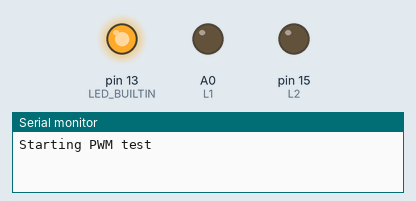
Simulated run of this program. Board: Arduino Nano, built for the host (arithmetic inside an expression is 32-bit, double 64-bit). On the bench: output pins drawn as LEDs (lit = HIGH), the last lines printed to the serial monitor. Pins used as bus, display or sensor lines are not drawn.

Above: at 0.1 s.
At 6.3 s:
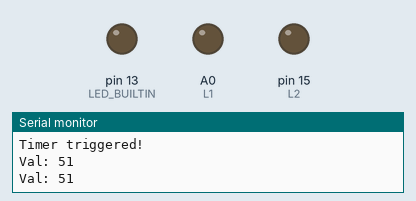
Timing chart, 0 to 7.8 s (numbered marks = the images above):
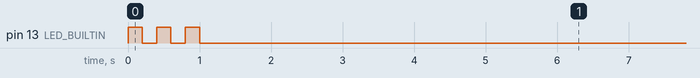

The program:

main.cpp
```cpp
// By: Robbie Leslie

#include <Arduino.h>
#include "motor_functions.h"

// #define L1 3
// #define L2 2
// #define R1 14
// #define R2 15

long prev_time;
bool mode = false;
int motor_speed = -20;

void setup(){
  pinMode(LED_BUILTIN, OUTPUT);

  Serial.begin(115200);

  Serial.println("Starting PWM test");

  for (int i = 0; i < 3; i++) {
        digitalWrite(LED_BUILTIN, HIGH);
        delay(200);
        digitalWrite(LED_BUILTIN, LOW);
        delay(200);
    }

  // analogWrite(L1, 50); // ~19% duty cycle

  // analogWrite(L2, 100); // ~39%

  // analogWrite(R1, 150); // ~59%

  // analogWrite(R2, 200); // ~78%


  delay(5000); //wait 5 seconds


  // somewhere between 10 and 15 is minimum to start motor
  setMotor(RIGHT, motor_speed);
  setMotor(LEFT, motor_speed);
}


void loop(){
  if(millis() - prev_time > 3000){
    if (mode==false) {
      Serial.println("Timer triggered!");
      // motor_speed = -motor_speed;
      // setMotor(RIGHT, motor_speed);
      // setMotor(RIGHT, motor_speed);
      // setMotor(LEFT, motor_speed);
      setBothMotors(motor_speed, motor_speed);
      mode = true;
    } else {
      stopBothMotors();
      mode = false;
    }
    prev_time = millis();
  }

}
```

distance_functions.h
```cpp
#ifndef DISTANCE_FUNCTIONS_H
#define DISTANCE_FUNCTIONS_H

#include "SparkFun_VL53L1X.h"
#include <Arduino.h>

#define SETUP_TRIES 5

struct Distances{
  int front;
  int side;
};

inline int getSensorDistance(SFEVL53L1X &sensor){

  if(sensor.checkForDataReady()){
    int distance = sensor.getDistance(); //Get the result of the measurement from the sensor
    sensor.clearInterrupt();
    return distance;
  } else {
    return -1; //-1 is data not ready error
  }

}

inline bool bothDistancesIfReady(SFEVL53L1X &front, SFEVL53L1X &side)
{
  bool fr = front.checkForDataReady();
  bool sr = side.checkForDataReady();
  if (!(fr && sr)) return false;

  return true;
}

inline bool readBothDistancesIfReady(SFEVL53L1X &front, SFEVL53L1X &side, Distances &out)
{
  bool fr = front.checkForDataReady();
  bool sr = side.checkForDataReady();
  if (!(fr && sr)) return false;

  out.front = front.getDistance();
  out.side  = side.getDistance();

  front.clearInterrupt();
  side.clearInterrupt();
  return true;
}

inline Distances getDistances(SFEVL53L1X &frontSensor, SFEVL53L1X &sideSensor){
  Distances dists = {-1, -1};

  int front_dist = getSensorDistance(frontSensor);
  int side_dist = getSensorDistance(sideSensor);

  if(front_dist != -1){
    dists.front = front_dist;
  }

  if(side_dist != -1){
    dists.side = side_dist;
  }

  return dists;
}

inline void updateDistance(Distances &out, SFEVL53L1X &frontSensor, SFEVL53L1X &sideSensor){

  if(frontSensor.checkForDataReady()){
    out.front = getSensorDistance(frontSensor);
  }

  if(sideSensor.checkForDataReady()){
    out.side = getSensorDistance(sideSensor);
  }
}

bool setupSensor(SFEVL53L1X &sensor, bool alternate);

#endif
```

motor_functions.h
```cpp
//
// Created by leslier on 2/28/26.
//

#ifndef MOTOR_FUNCTIONS_H
#define MOTOR_FUNCTIONS_H

#include <Arduino.h>

#define R1 3
#define R2 2
#define L1 14
#define L2 15

typedef enum channel{
    RIGHT,
    LEFT
} Channel;

// Percent from -100 to 100 to set direction as well
inline bool setMotor(channel chan, int percent){

    if (percent > 100 || percent < -100) return false;
    if (percent == 100) percent = 99; //Making sure to always have a bit of duty cycle
    if (percent == -100) percent = -99;

    if (chan == LEFT) percent = -percent;   // Inverting one motor to keep direction the same

    bool forward = true;
    if(percent < 0) forward = false;

    int val = (int)((abs(percent) / 100.0) * 255);
    Serial.printf("Val: %d\n", val);

    int pin1, pin2;

    if (chan == RIGHT) {
        pin1 = R1; pin2 = R2;
    } else {
        pin1 = L1; pin2 = L2;
    }

    if (forward) {
        analogWrite(pin1, 0);
        analogWrite(pin2, val);
    } else {
        analogWrite(pin1, val);
        analogWrite(pin2, 0);
    }

    return true;
}

inline bool setBothMotors(int rightMotor, int leftMotor){
    if (rightMotor > 100 || rightMotor < -100) return false;
    if (leftMotor > 100 || leftMotor < -100) return false;

    bool rightReturn = setMotor(RIGHT, rightMotor);
    bool leftReturn = setMotor(LEFT, leftMotor);

    return rightReturn && leftReturn;
}

inline void stopMotor(Channel chan){

    int pin1, pin2;
    if (chan == RIGHT) {
        pin1 = R1; pin2 = R2;
    } else {
        pin1 = L1; pin2 = L2;
    }

    analogWrite(pin1, 0);
    analogWrite(pin2, 0);
}

inline void stopBothMotors(){
    analogWrite(L1, 0);
    analogWrite(R1, 0);
    analogWrite(L2, 0);
    analogWrite(R2, 0);
}

#endif //LAB2_IMU_FUNCTIONS_H
```

distance_functions.cpp
```cpp
#include "SparkFun_VL53L1X.h"
#include <Arduino.h>
#include "distance_functions.h"

bool setupSensor(SFEVL53L1X &sensor, bool alternate){

    if(alternate){
        pinMode(A0, OUTPUT); //Used to control xshut on the side ToF
        digitalWrite(A0, LOW);  // Xshut low to set I2C address

        sensor.setI2CAddress(0x30);

        int tries = 0;
        while((sensor.getI2CAddress() != 0x30) && (tries < SETUP_TRIES)){
            Serial.println("Error setting I2C address");
            tries++;
        }

        if (tries >= SETUP_TRIES){
            return false;
        }

        digitalWrite(A0, HIGH);
    }

    if (sensor.begin() != 0) { //Begin returns 0 on a good init
        int tries = 0;
        Serial.println("Front Sensor failed to begin. Please check wiring. Freezing...");
        while (tries < SETUP_TRIES){
            tries++;
        }

        if (tries >= SETUP_TRIES){
            return false;
        }
    }

    sensor.startRanging(); // Start ranging

    return true;
}
```

imu_functions.cpp
```cpp
//
// Functions taken from the ICM_20948 example 1
//

#ifdef IMU

#include "imu_functions.h"
#include <Arduino.h>
#include <ICM_20948.h>

#define SERIAL_PORT Serial
#define WIRE_PORT Wire
// On the SparkFun 9DoF IMU breakout the default is 1, and when the ADR jumper is closed the value becomes 0
#define AD0_VAL 1

// Below here are some helper functions to print the data nicely!

bool initIMU(ICM_20948_I2C &imu){
  // Set up I2C
  WIRE_PORT.begin();
  WIRE_PORT.setClock(400000);

  bool initialized = false;
  while (!initialized) {
      imu.begin(WIRE_PORT, AD0_VAL);

      SERIAL_PORT.print(F("Initialization of the sensor returned: "));
      SERIAL_PORT.println(imu.statusString());

      if (imu.status != ICM_20948_Stat_Ok) {
          SERIAL_PORT.println("Trying again...");
          delay(500);
      }
      else {
          initialized = true;
      }
  }
  return initialized;
}

void printPaddedInt16b(int16_t val)
{
  if (val > 0)
  {
    SERIAL_PORT.print(" ");
    if (val < 10000)
    {
      SERIAL_PORT.print("0");
    }
    if (val < 1000)
    {
      SERIAL_PORT.print("0");
    }
    if (val < 100)
    {
      SERIAL_PORT.print("0");
    }
    if (val < 10)
    {
      SERIAL_PORT.print("0");
    }
  }
  else
  {
    SERIAL_PORT.print("-");
    if (abs(val) < 10000)
    {
      SERIAL_PORT.print("0");
    }
    if (abs(val) < 1000)
    {
      SERIAL_PORT.print("0");
    }
    if (abs(val) < 100)
    {
      SERIAL_PORT.print("0");
    }
    if (abs(val) < 10)
    {
      SERIAL_PORT.print("0");
    }
  }
  SERIAL_PORT.print(abs(val));
}

void printRawAGMT(ICM_20948_AGMT_t agmt)
{
  SERIAL_PORT.print("RAW. Acc [ ");
  printPaddedInt16b(agmt.acc.axes.x);
  SERIAL_PORT.print(", ");
  printPaddedInt16b(agmt.acc.axes.y);
  SERIAL_PORT.print(", ");
  printPaddedInt16b(agmt.acc.axes.z);
  SERIAL_PORT.print(" ], Gyr [ ");
  printPaddedInt16b(agmt.gyr.axes.x);
  SERIAL_PORT.print(", ");
  printPaddedInt16b(agmt.gyr.axes.y);
  SERIAL_PORT.print(", ");
  printPaddedInt16b(agmt.gyr.axes.z);
  SERIAL_PORT.print(" ], Mag [ ");
  printPaddedInt16b(agmt.mag.axes.x);
  SERIAL_PORT.print(", ");
  printPaddedInt16b(agmt.mag.axes.y);
  SERIAL_PORT.print(", ");
  printPaddedInt16b(agmt.mag.axes.z);
  SERIAL_PORT.print(" ], Tmp [ ");
  printPaddedInt16b(agmt.tmp.val);
  SERIAL_PORT.print(" ]");
  SERIAL_PORT.println();
}

void printFormattedFloat(float val, uint8_t leading, uint8_t decimals)
{
  float aval = abs(val);
  if (val < 0)
  {
    SERIAL_PORT.print("-");
  }
  else
  {
    SERIAL_PORT.print(" ");
  }
  for (uint8_t indi = 0; indi < leading; indi++)
  {
    uint32_t tenpow = 0;
    if (indi < (leading - 1))
    {
      tenpow = 1;
    }
    for (uint8_t c = 0; c < (leading - 1 - indi); c++)
    {
      tenpow *= 10;
    }
    if (aval < tenpow)
    {
      SERIAL_PORT.print("0");
    }
    else
    {
      break;
    }
  }
  if (val < 0)
  {
    SERIAL_PORT.print(-val, decimals);
  }
  else
  {
    SERIAL_PORT.print(val, decimals);
  }
}

#ifdef USE_SPI
void printScaledAGMT(ICM_20948_SPI *sensor)
{
#else
void printScaledAGMT(ICM_20948_I2C *sensor)
{
#endif
  SERIAL_PORT.print("Scaled. Acc (mg) [ ");
  printFormattedFloat(sensor->accX(), 5, 2);
  SERIAL_PORT.print(", ");
  printFormattedFloat(sensor->accY(), 5, 2);
  SERIAL_PORT.print(", ");
  printFormattedFloat(sensor->accZ(), 5, 2);
  SERIAL_PORT.print(" ], Gyr (DPS) [ ");
  printFormattedFloat(sensor->gyrX(), 5, 2);
  SERIAL_PORT.print(", ");
  printFormattedFloat(sensor->gyrY(), 5, 2);
  SERIAL_PORT.print(", ");
  printFormattedFloat(sensor->gyrZ(), 5, 2);
  SERIAL_PORT.print(" ], Mag (uT) [ ");
  printFormattedFloat(sensor->magX(), 5, 2);
  SERIAL_PORT.print(", ");
  printFormattedFloat(sensor->magY(), 5, 2);
  SERIAL_PORT.print(", ");
  printFormattedFloat(sensor->magZ(), 5, 2);
  SERIAL_PORT.print(" ], Tmp (C) [ ");
  printFormattedFloat(sensor->temp(), 5, 2);
  SERIAL_PORT.print(" ]");
  SERIAL_PORT.println();
}

void printSerialPlot(ICM_20948_I2C *sensor) {
  // Acc (mg)
  printFormattedFloat(sensor->accX(), 5, 2);
  SERIAL_PORT.print(",");
  printFormattedFloat(sensor->accY(), 5, 2);
  SERIAL_PORT.print(",");
  printFormattedFloat(sensor->accZ(), 5, 2);
  SERIAL_PORT.print(",");

  // Gyro (DPS)
  printFormattedFloat(sensor->gyrX(), 5, 2);
  SERIAL_PORT.print(",");
  printFormattedFloat(sensor->gyrY(), 5, 2);
  SERIAL_PORT.print(",");
  printFormattedFloat(sensor->gyrZ(), 5, 2);
  SERIAL_PORT.print(",");

  // Mag (uT)
  printFormattedFloat(sensor->magX(), 5, 2);
  SERIAL_PORT.print(",");
  printFormattedFloat(sensor->magY(), 5, 2);
  SERIAL_PORT.print(",");
  printFormattedFloat(sensor->magZ(), 5, 2);
  SERIAL_PORT.print(",");

  // Temp (C)
  printFormattedFloat(sensor->temp(), 5, 2);

  // End of sample
  SERIAL_PORT.println();
}

void printAccelPitchRoll(ICM_20948_I2C *sensor) {
  float theta = atan2(sensor->accX(), sensor->accZ()) * 57.295779513f; // pitch (in deg)
  float phi = atan2(sensor->accY(), sensor->accZ()) * 57.295779513f; // roll (in deg)
  printFormattedFloat(theta, 5, 2);
  SERIAL_PORT.print(",");
  printFormattedFloat(phi, 5, 2);
  SERIAL_PORT.print(",");
  SERIAL_PORT.print(millis());
  SERIAL_PORT.println("");
}

void printAccelPitchRoll(const float theta, const float phi) {
  printFormattedFloat(theta, 5, 2);
  SERIAL_PORT.print(",");
  printFormattedFloat(phi, 5, 2);
  SERIAL_PORT.print(",");
  SERIAL_PORT.print(millis());
  SERIAL_PORT.println("");
}

void printAccelPitchRollLPF(LowPass *lp_theta, LowPass *lp_phi, float theta, float phi) {
  // Print regular values
  printFormattedFloat(theta, 5, 2);
  SERIAL_PORT.print(",");
  printFormattedFloat(phi, 5, 2);
  SERIAL_PORT.print(",");
  // Print Low Pass values
  printFormattedFloat(lp_theta->value_n, 5, 2);
  SERIAL_PORT.print(",");
  printFormattedFloat(lp_phi->value_n, 5, 2);
  SERIAL_PORT.print(",");
  SERIAL_PORT.print(millis());
  SERIAL_PORT.println("");

}

void updateLowPass(LowPass *filter, float new_value) {
    filter->value_n = filter->alpha * new_value + (1 - filter->alpha) * filter->value_n_1;
    filter->value_n_1 = filter->value_n;
}

void updateGyroAttitude(Attitude *attitude, ICM_20948_I2C &sensor, const float dt) {
    attitude->pitch += sensor.gyrY() * dt; // Integrate gyro Y to get pitch (deg)
    attitude->roll += sensor.gyrX() * dt;  // Integrate gyro X to get roll (deg)
    attitude->yaw += sensor.gyrZ() * dt;   // Integrate gyro Z to get yaw (deg)
    // Wrap yaw to 0-360

    if (attitude->yaw >= 360.0f) {
      attitude->yaw -= 360.0f;
    } else if (attitude->yaw < 0.0f) {
      attitude->yaw += 360.0f;
    }
}

void updateAccelAttitude(Attitude *attitude, ICM_20948_I2C &sensor) {
    attitude->pitch = calculateTheta(&sensor); //pitch (in deg)
    attitude->roll = calculatePhi(&sensor); // roll (in deg)
    // Yaw cannot be obtained from accelerometer
}

void updateCompFilter(CompFilter *filter, ICM_20948_I2C &sensor, const Attitude& accel_attitude) {
  filter->comp_attitude.pitch = (filter->comp_attitude.pitch + sensor.gyrY() * filter->dt) * (1 - filter->alpha) + accel_attitude.pitch * filter->alpha;
  filter->comp_attitude.roll = (filter->comp_attitude.roll + sensor.gyrX() * filter->dt) * (1 - filter->alpha) + accel_attitude.roll * filter->alpha;
  filter->comp_attitude.yaw += sensor.gyrZ() * filter->dt; // Yaw is only from gyro

  // Wrap yaw to 0-360
  if (filter->comp_attitude.yaw >= 360.0f) {
    filter->comp_attitude.yaw -= 360.0f;
  } else if (filter->comp_attitude.yaw < 0.0f) {
    filter->comp_attitude.yaw += 360.0f;
  }
}

void printAttitude(const Attitude& attitude) {
    printFormattedFloat(attitude.pitch, 5, 2);
    SERIAL_PORT.print(",");
    printFormattedFloat(attitude.roll, 5, 2);
    SERIAL_PORT.print(",");
    printFormattedFloat(attitude.yaw, 5, 2);
    SERIAL_PORT.print(",");
    SERIAL_PORT.print(millis());
    SERIAL_PORT.println("");
}

void printManyAttitudes(Attitude* attitude, int length){
  for (int i = 0; i < length; i++){
    printFormattedFloat(attitude[i].pitch, 5, 2);
    SERIAL_PORT.print(",");
    printFormattedFloat(attitude[i].roll, 5, 2);
    SERIAL_PORT.print(",");
    printFormattedFloat(attitude[i].yaw, 5, 2);
    SERIAL_PORT.print(",");
  }
  SERIAL_PORT.print(millis());
  SERIAL_PORT.println("");
}

#endif
```

motor_functions.cpp
```cpp
#include "motor_functions.h"
```
